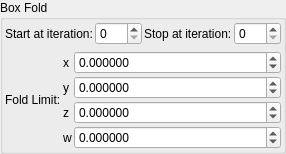
    <widget class="QGroupBox" name="groupBox">
     <property name="title">
      <string>Box Fold</string>
     </property>
     <layout class="QVBoxLayout" name="verticalLayout_4">
      <property name="leftMargin">
       <number>2</number>
      </property>
      <property name="topMargin">
       <number>2</number>
      </property>
      <property name="rightMargin">
       <number>2</number>
      </property>
      <property name="bottomMargin">
       <number>2</number>
      </property>
      <item>
       <layout class="QGridLayout" name="gridLayout_79" columnstretch="0,1,0,1">
        <property name="spacing">
         <number>2</number>
        </property>
        <item row="2" column="3">
         <widget class="MySpinBox" name="spinboxInt_transf_stop_iterations_B">
          <property name="sizePolicy">
           <sizepolicy hsizetype="Preferred" vsizetype="Maximum">
            <horstretch>0</horstretch>
            <verstretch>0</verstretch>
           </sizepolicy>
          </property>
          <property name="maximum">
           <number>999</number>
          </property>
         </widget>
        </item>
        <item row="2" column="1">
         <widget class="MySpinBox" name="spinboxInt_transf_start_iterations_B">
          <property name="sizePolicy">
           <sizepolicy hsizetype="Minimum" vsizetype="Maximum">
            <horstretch>0</horstretch>
            <verstretch>0</verstretch>
           </sizepolicy>
          </property>
          <property name="minimum">
           <number>0</number>
          </property>
          <property name="maximum">
           <number>999</number>
          </property>
          <property name="value">
           <number>0</number>
          </property>
         </widget>
        </item>
        <item row="2" column="2">
         <widget class="QLabel" name="label_51">
          <property name="text">
           <string>Stop at iteration:</string>
          </property>
         </widget>
        </item>
        <item row="2" column="0">
         <widget class="QLabel" name="label_71">
          <property name="text">
           <string>Start at iteration:</string>
          </property>
         </widget>
        </item>
       </layout>
      </item>
      <item>
       <layout class="QGridLayout" name="gridLayout_64" columnstretch="0,0,1">
        <property name="spacing">
         <number>2</number>
        </property>
        <item row="1" column="1">
         <widget class="QLabel" name="label_116">
          <property name="text">
           <string notr="true">y</string>
          </property>
         </widget>
        </item>
        <item row="1" column="2">
         <widget class="MyDoubleSpinBox" name="spinbox4_transf_offset_1111_y">
          <property name="sizePolicy">
           <sizepolicy hsizetype="Minimum" vsizetype="Maximum">
            <horstretch>0</horstretch>
            <verstretch>0</verstretch>
           </sizepolicy>
          </property>
          <property name="prefix">
           <string/>
          </property>
          <property name="suffix">
           <string/>
          </property>
          <property name="decimals">
           <number>6</number>
          </property>
          <property name="minimum">
           <double>-99.989999999999995</double>
          </property>
          <property name="maximum">
           <double>99.989999999999995</double>
          </property>
          <property name="singleStep">
           <double>0.100000000000000</double>
          </property>
         </widget>
        </item>
        <item row="3" column="2">
         <widget class="MyDoubleSpinBox" name="spinbox4_transf_offset_1111_w">
          <property name="sizePolicy">
           <sizepolicy hsizetype="Minimum" vsizetype="Maximum">
            <horstretch>0</horstretch>
            <verstretch>0</verstretch>
           </sizepolicy>
          </property>
          <property name="prefix">
           <string/>
          </property>
          <property name="suffix">
           <string/>
          </property>
          <property name="decimals">
           <number>6</number>
          </property>
          <property name="minimum">
           <double>-99.989999999999995</double>
          </property>
          <property name="maximum">
           <double>99.989999999999995</double>
          </property>
          <property name="singleStep">
           <double>0.100000000000000</double>
          </property>
         </widget>
        </item>
        <item row="0" column="0" rowspan="4">
         <widget class="QLabel" name="label_95">
          <property name="text">
           <string>Fold Limit:</string>
          </property>
         </widget>
        </item>
        <item row="2" column="1">
         <widget class="QLabel" name="label_119">
          <property name="text">
           <string notr="true">z</string>
          </property>
         </widget>
        </item>
        <item row="0" column="1">
         <widget class="QLabel" name="label_118">
          <property name="text">
           <string notr="true">x</string>
          </property>
         </widget>
        </item>
        <item row="0" column="2">
         <widget class="MyDoubleSpinBox" name="spinbox4_transf_offset_1111_x">
          <property name="sizePolicy">
           <sizepolicy hsizetype="Minimum" vsizetype="Maximum">
            <horstretch>0</horstretch>
            <verstretch>0</verstretch>
           </sizepolicy>
          </property>
          <property name="prefix">
           <string/>
          </property>
          <property name="suffix">
           <string/>
          </property>
          <property name="decimals">
           <number>6</number>
          </property>
          <property name="minimum">
           <double>-99.989999999999995</double>
          </property>
          <property name="maximum">
           <double>99.989999999999995</double>
          </property>
          <property name="singleStep">
           <double>0.100000000000000</double>
          </property>
         </widget>
        </item>
        <item row="2" column="2">
         <widget class="MyDoubleSpinBox" name="spinbox4_transf_offset_1111_z">
          <property name="sizePolicy">
           <sizepolicy hsizetype="Minimum" vsizetype="Maximum">
            <horstretch>0</horstretch>
            <verstretch>0</verstretch>
           </sizepolicy>
          </property>
          <property name="prefix">
           <string/>
          </property>
          <property name="suffix">
           <string/>
          </property>
          <property name="decimals">
           <number>6</number>
          </property>
          <property name="minimum">
           <double>-99.989999999999995</double>
          </property>
          <property name="maximum">
           <double>99.989999999999995</double>
          </property>
          <property name="singleStep">
           <double>0.100000000000000</double>
          </property>
         </widget>
        </item>
        <item row="3" column="1">
         <widget class="QLabel" name="label_117">
          <property name="text">
           <string notr="true">w</string>
          </property>
         </widget>
        </item>
       </layout>
      </item>
     </layout>
    </widget>
